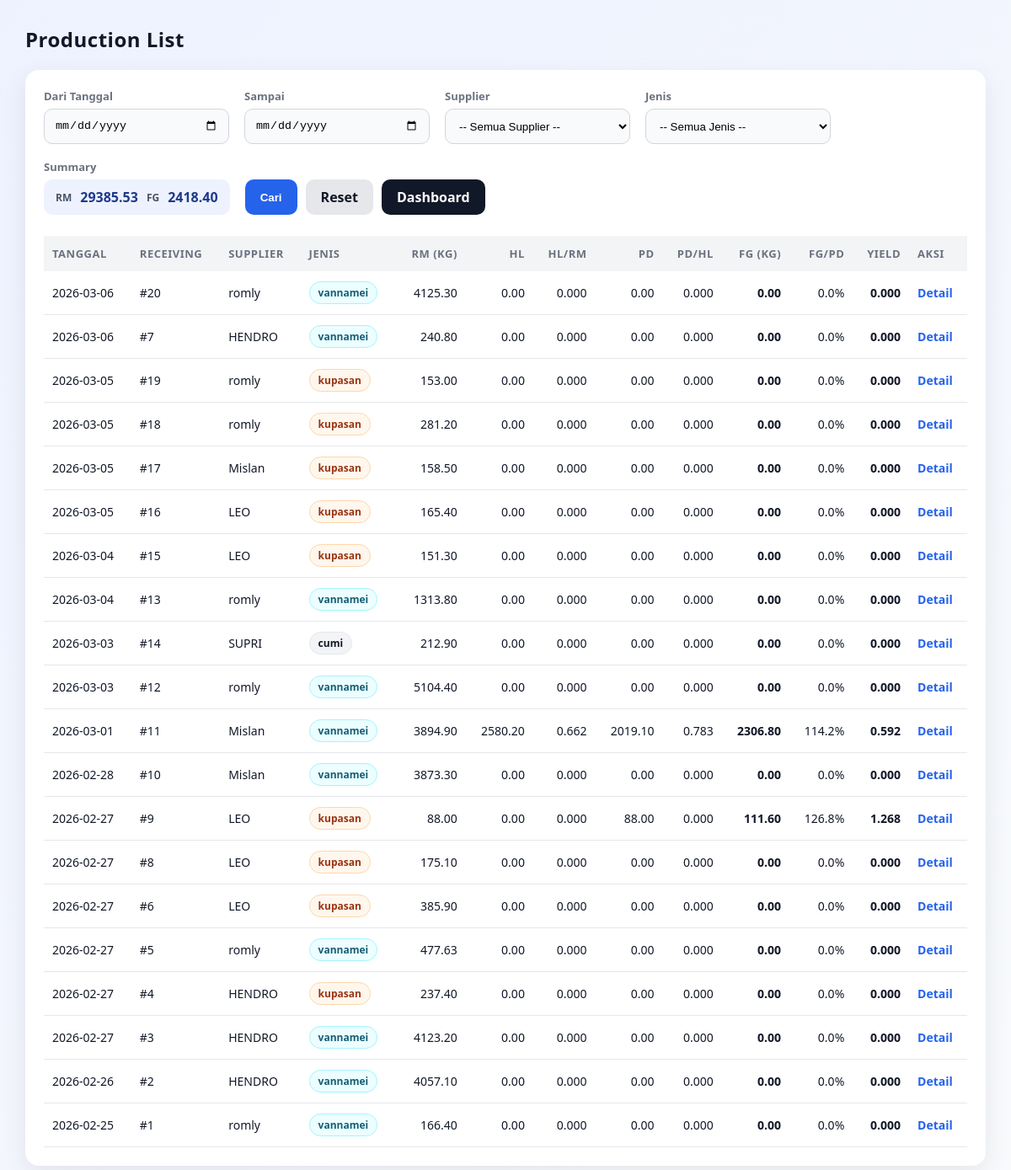
Page /production/list on the committed database.
### tables this page shows
CREATE TABLE receiving_header (
            id INTEGER PRIMARY KEY AUTOINCREMENT,
            receiving_no INTEGER NOT NULL UNIQUE,
            tanggal TEXT NOT NULL,
            supplier TEXT NOT NULL,
            jenis TEXT NOT NULL,
            fiber REAL DEFAULT 0,
            created_at TEXT DEFAULT (datetime('now','localtime'))
        );

### production/routes.py (the view)
@production_bp.route("/list")
def production_list():
    start = (request.args.get("start") or "").strip()
    end = (request.args.get("end") or "").strip()
    supplier = (request.args.get("supplier") or "").strip()
    jenis = (request.args.get("jenis") or "").strip().lower()
    conn = get_conn()
    try:
        rows = conn.execute("""
            SELECT
                rh.tanggal,
                rh.id AS receiving_id,
                rh.receiving_no,
                rh.supplier,
                rh.jenis,

                COALESCE(rm.rm_kg, 0) AS rm_kg,
                COALESCE(p.hl_kg, 0) AS hl_kg,
                COALESCE(pack.pd_kg, 0) AS pd_kg,
                COALESCE(pack.fg_kg, 0) AS fg_kg

            FROM receiving_header rh

            LEFT JOIN (
                SELECT header_id, SUM(netto) AS rm_kg
                FROM receiving_item
                GROUP BY header_id
            ) rm ON rm.header_id = rh.id

            LEFT JOIN production p ON p.receiving_id = rh.id

            LEFT JOIN (
                SELECT
                    production_id,
                    SUM(kupas_kg) AS pd_kg,
                    SUM((mc_qty * packs_per_mc + pack_qty) * pack_weight_g / 1000.0) AS fg_kg
                FROM production_packing
                GROUP BY production_id
            ) pack ON pack.production_id = p.id

            WHERE 1=1
              AND (? = '' OR rh.tanggal >= ?)
              AND (? = '' OR rh.tanggal <= ?)
              AND (? = '' OR LOWER(rh.supplier) = LOWER(?))
              AND (? = '' OR LOWER(rh.jenis) = ?)

            ORDER BY rh.tanggal DESC, rh.id DESC
        """, (
            start, start,
            end, end,
            supplier, supplier,
            jenis, jenis
        )).fetchall()
        rows = [dict(r) for r in rows]
        total_rm = sum((r.get("rm_kg") or 0) for r in rows)
        total_fg = sum((r.get("fg_kg") or 0) for r in rows)
        return render_template(
            "production/list.html",
            rows=rows,
            start=start,
            end=end,
            supplier=supplier,
            jenis=jenis,
            total_rm=total_rm,
            total_fg=total_fg
        )
    finally:
        conn.close()

### helpers/db.py (called while the page is built)
def get_conn():
    conn = sqlite3.connect(DB_PATH, timeout=30)
    conn.row_factory = sqlite3.Row
    conn.execute("PRAGMA foreign_keys = ON;")
    conn.execute("PRAGMA journal_mode = WAL;")
    return conn

### templates/production/list.html (shortened to what this page needs)
<!doctype html>
<html lang="id">
<head>
</head>
<body>
<div class="top">
  <h2>Production List</h2>
</div>
<div class="card">
  <form method="get" action="/production/list" class="filter-row">
    <div class="filter-item">
      <label>Dari Tanggal</label>
      <input type="date" name="start" value="{{ start or '' }}">
    </div>
    <div class="filter-item">
      <label>Sampai</label>
      <input type="date" name="end" value="{{ end or '' }}">
    </div>
    <div class="filter-item">
      <label>Supplier</label>
      <select id="supplier" name="supplier"></select>
    </div>
    <div class="filter-item">
      <label>Jenis</label>
      <select id="jenis" name="jenis"></select>
    </div>
    <div class="filter-item">
      <label>Summary</label>
      <div class="summary-pill">
        <span>RM</span> {{ "%.2f"|format(total_rm or 0) }}
        <span>FG</span> {{ "%.2f"|format(total_fg or 0) }}
      </div>
    </div>
    <div class="filter-actions">
      <button class="btn btn-primary" type="submit">Cari</button>
      <a class="btn btn-ghost" href="/production/list">Reset</a>
      <a class="btn btn-secondary" href="/dashboard">Dashboard</a>
    </div>
  </form>
  <table>
    <thead>
      <tr>
        <th>Tanggal</th>
        <th>Receiving</th>
        <th>Supplier</th>
        <th>Jenis</th>
        <th class="right">RM (kg)</th>
        <th class="right">HL</th>
        <th class="right">HL/RM</th>
        <th class="right">PD</th>
        <th class="right">PD/HL</th>
        <th class="right">FG (kg)</th>
        <th class="right">FG/PD</th>
        <th class="right">Yield</th>
        <th>Aksi</th>
      </tr>
    </thead>
    <tbody>
      {% for r in rows %}
        {% set rm = r.rm_kg or 0 %}
        {% set hl = r.hl_kg or 0 %}
        {% set pd = r.pd_kg or 0 %}
        {% set fg = r.fg_kg or 0 %}
        <tr>
          <td>{{ r.tanggal }}</td>
          <td>#{{ r.receiving_id }}</td>
          <td>{{ r.supplier }}</td>
          <td>
            {% set j = (r.jenis or '')|lower %}
            <span class="pill {{ j }}">{{ r.jenis or '-' }}</span>
          </td>
          <td class="right">{{ "%.2f"|format(rm) }}</td>
          <td class="right">{{ "%.2f"|format(hl) }}</td>
          <td class="right">{{ "%.3f"|format(hl/rm if rm>0 else 0) }}</td>
          <td class="right">{{ "%.2f"|format(pd) }}</td>
          <td class="right">{{ "%.3f"|format(pd/hl if hl>0 else 0) }}</td>
          <td class="right total-bold">{{ "%.2f"|format(fg) }}</td>
          <td class="right">{{ "%.1f"|format((fg/pd*100) if pd>0 else 0) }}%</td>
          <td class="right total-bold">{{ "%.3f"|format(fg/rm if rm>0 else 0) }}</td>
          <td>
            <div class="aksi">
              <a href="/production/detail/{{ r.receiving_id }}">Detail</a>
            </div>
          </td>
        </tr>
      {% endfor %}
    </tbody>
  </table>
</div>
</body>
</html>

### templates/production/list.html (style rules this page uses)
* { box-sizing:border-box }
body { font-family: system-ui, -apple-system, 'Segoe UI', Arial, sans-serif; margin:0; padding:30px; background:linear-gradient(135deg,#eef2ff,#f8fafc); color:#111827; }
h2 { margin:0;font-weight:800;letter-spacing:.5px }
.top { display:flex;justify-content:space-between;align-items:center;margin-bottom:20px }
.card { background:#fff;border-radius:16px;padding:22px;box-shadow:0 10px 30px rgba(0,0,0,.08) }
.filter-row { display:flex;flex-wrap:wrap;gap:18px;align-items:flex-end }
.filter-item { display:flex;flex-direction:column;gap:6px }
.filter-item label { font-size:13px;font-weight:600;color:#6b7280 }
.filter-item input,.filter-item select { width:220px;height:42px;padding:10px 12px;border-radius:10px;border:1px solid #d1d5db; background:#f9fafb;transition:.2s }
.summary-pill { height:42px;display:flex;align-items:center;justify-content:flex-end; padding:0 14px;border-radius:10px;background:#eef2ff; font-weight:800;color:#1e3a8a;gap:10px }
.summary-pill span { font-size:12px;color:#475569;font-weight:700 }
.filter-actions { display:flex;gap:10px;flex-wrap:wrap }
.btn { height:42px;padding:0 18px;border-radius:10px;border:none;cursor:pointer; font-weight:700;transition:.2s;display:flex;align-items:center;justify-content:center; text-decoration:none }
.btn-primary { background:#2563eb;color:#fff }
.btn-secondary { background:#111827;color:#fff }
.btn-ghost { background:#e5e7eb;color:#111827 }
table { width:100%;border-collapse:collapse;margin-top:25px;font-size:14px }
thead { background:#f3f4f6 }
th,td { padding:12px 10px;text-align:left }
th { font-size:13px;text-transform:uppercase;letter-spacing:.5px;color:#6b7280 }
tbody tr { border-bottom:1px solid #e5e7eb;transition:.15s }
.right { text-align:right }
.total-bold { font-weight:800;color:#111827 }
.pill { display:inline-block;padding:4px 10px;border-radius:999px;font-size:12px;font-weight:700; background:#f3f4f6;color:#111827;border:1px solid #e5e7eb }
.pill.vannamei { background:#ecfeff;border-color:#a5f3fc;color:#155e75 }
.pill.kupasan { background:#fff7ed;border-color:#fed7aa;color:#9a3412 }
.aksi { display:flex;gap:12px }
.aksi a { font-weight:600;color:#2563eb;text-decoration:none }

### rows in the picture
receiving_header: tanggal "2026-03-06", receiving_id "20", supplier "romly", jenis "vannamei", rm "4125.30", hl "0.00", hl "0.000", pd "0.00", pd "0.000", fg "0.00", value "0.0", fg "0.000"
receiving_header: tanggal "2026-03-06", receiving_id "7", supplier "HENDRO", jenis "vannamei", rm "240.80", hl "0.00", hl "0.000", pd "0.00", pd "0.000", fg "0.00", value "0.0", fg "0.000"
receiving_header: tanggal "2026-03-05", receiving_id "19", supplier "romly", jenis "kupasan", rm "153.00", hl "0.00", hl "0.000", pd "0.00", pd "0.000", fg "0.00", value "0.0", fg "0.000"
receiving_header: tanggal "2026-03-05", receiving_id "18", supplier "romly", jenis "kupasan", rm "281.20", hl "0.00", hl "0.000", pd "0.00", pd "0.000", fg "0.00", value "0.0", fg "0.000"
receiving_header: tanggal "2026-03-05", receiving_id "17", supplier "Mislan", jenis "kupasan", rm "158.50", hl "0.00", hl "0.000", pd "0.00", pd "0.000", fg "0.00", value "0.0", fg "0.000"
receiving_header: tanggal "2026-03-05", receiving_id "16", supplier "LEO", jenis "kupasan", rm "165.40", hl "0.00", hl "0.000", pd "0.00", pd "0.000", fg "0.00", value "0.0", fg "0.000"
receiving_header: tanggal "2026-03-04", receiving_id "15", supplier "LEO", jenis "kupasan", rm "151.30", hl "0.00", hl "0.000", pd "0.00", pd "0.000", fg "0.00", value "0.0", fg "0.000"
receiving_header: tanggal "2026-03-04", receiving_id "13", supplier "romly", jenis "vannamei", rm "1313.80", hl "0.00", hl "0.000", pd "0.00", pd "0.000", fg "0.00", value "0.0", fg "0.000"
receiving_header: tanggal "2026-03-03", receiving_id "14", supplier "SUPRI", jenis "cumi", rm "212.90", hl "0.00", hl "0.000", pd "0.00", pd "0.000", fg "0.00", value "0.0", fg "0.000"
receiving_header: tanggal "2026-03-03", receiving_id "12", supplier "romly", jenis "vannamei", rm "5104.40", hl "0.00", hl "0.000", pd "0.00", pd "0.000", fg "0.00", value "0.0", fg "0.000"
receiving_header: tanggal "2026-03-01", receiving_id "11", supplier "Mislan", jenis "vannamei", rm "3894.90", hl "2580.20", hl "0.662", pd "2019.10", pd "0.783", fg "2306.80", value "114.2", fg "0.592"
receiving_header: tanggal "2026-02-28", receiving_id "10", supplier "Mislan", jenis "vannamei", rm "3873.30", hl "0.00", hl "0.000", pd "0.00", pd "0.000", fg "0.00", value "0.0", fg "0.000"
receiving_header: tanggal "2026-02-27", receiving_id "9", supplier "LEO", jenis "kupasan", rm "88.00", hl "0.00", hl "0.000", pd "88.00", pd "0.000", fg "111.60", value "126.8", fg "1.268"
receiving_header: tanggal "2026-02-27", receiving_id "8", supplier "LEO", jenis "kupasan", rm "175.10", hl "0.00", hl "0.000", pd "0.00", pd "0.000", fg "0.00", value "0.0", fg "0.000"
receiving_header: tanggal "2026-02-27", receiving_id "6", supplier "LEO", jenis "kupasan", rm "385.90", hl "0.00", hl "0.000", pd "0.00", pd "0.000", fg "0.00", value "0.0", fg "0.000"
receiving_header: tanggal "2026-02-27", receiving_id "5", supplier "romly", jenis "vannamei", rm "477.63", hl "0.00", hl "0.000", pd "0.00", pd "0.000", fg "0.00", value "0.0", fg "0.000"
receiving_header: tanggal "2026-02-27", receiving_id "4", supplier "HENDRO", jenis "kupasan", rm "237.40", hl "0.00", hl "0.000", pd "0.00", pd "0.000", fg "0.00", value "0.0", fg "0.000"
receiving_header: tanggal "2026-02-27", receiving_id "3", supplier "HENDRO", jenis "vannamei", rm "4123.20", hl "0.00", hl "0.000", pd "0.00", pd "0.000", fg "0.00", value "0.0", fg "0.000"
receiving_header: tanggal "2026-02-26", receiving_id "2", supplier "HENDRO", jenis "vannamei", rm "4057.10", hl "0.00", hl "0.000", pd "0.00", pd "0.000", fg "0.00", value "0.0", fg "0.000"
receiving_header: tanggal "2026-02-25", receiving_id "1", supplier "romly", jenis "vannamei", rm "166.40", hl "0.00", hl "0.000", pd "0.00", pd "0.000", fg "0.00", value "0.0", fg "0.000"

### other values in the picture
{{ "%.2f"|format(total_rm or 0) }} "29385.53"
{{ "%.2f"|format(total_fg or 0) }} "2418.40"
